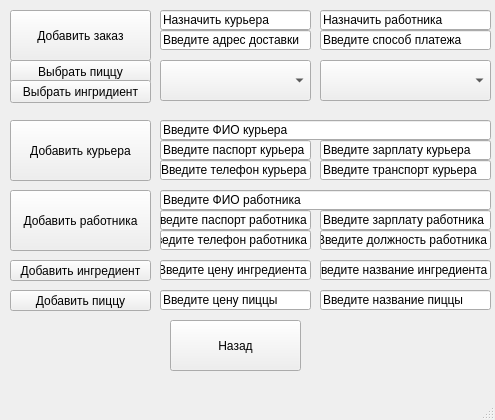
<?xml version="1.0" encoding="UTF-8"?>
<ui version="4.0">
 <class>AddWindow</class>
 <widget class="QMainWindow" name="AddWindow">
  <property name="geometry">
   <rect>
    <x>0</x>
    <y>0</y>
    <width>495</width>
    <height>420</height>
   </rect>
  </property>
  <property name="windowTitle">
   <string>MainWindow</string>
  </property>
  <widget class="QWidget" name="centralwidget">
   <widget class="QPushButton" name="pushButton">
    <property name="geometry">
     <rect>
      <x>10</x>
      <y>10</y>
      <width>141</width>
      <height>51</height>
     </rect>
    </property>
    <property name="text">
     <string>Добавить заказ</string>
    </property>
   </widget>
   <widget class="QPushButton" name="pushButton_2">
    <property name="geometry">
     <rect>
      <x>10</x>
      <y>120</y>
      <width>141</width>
      <height>61</height>
     </rect>
    </property>
    <property name="text">
     <string>Добавить курьера</string>
    </property>
   </widget>
   <widget class="QPushButton" name="pushButton_3">
    <property name="geometry">
     <rect>
      <x>10</x>
      <y>190</y>
      <width>141</width>
      <height>61</height>
     </rect>
    </property>
    <property name="text">
     <string>Добавить работника</string>
    </property>
   </widget>
   <widget class="QPushButton" name="pushButton_4">
    <property name="geometry">
     <rect>
      <x>10</x>
      <y>260</y>
      <width>141</width>
      <height>21</height>
     </rect>
    </property>
    <property name="text">
     <string>Добавить ингредиент</string>
    </property>
   </widget>
   <widget class="QPushButton" name="pushButton_5">
    <property name="geometry">
     <rect>
      <x>10</x>
      <y>290</y>
      <width>141</width>
      <height>21</height>
     </rect>
    </property>
    <property name="text">
     <string>Добавить пиццу</string>
    </property>
   </widget>
   <widget class="QPushButton" name="pushButton_6">
    <property name="geometry">
     <rect>
      <x>170</x>
      <y>320</y>
      <width>131</width>
      <height>51</height>
     </rect>
    </property>
    <property name="text">
     <string>Назад</string>
    </property>
   </widget>
   <widget class="QLineEdit" name="lineEdit">
    <property name="geometry">
     <rect>
      <x>160</x>
      <y>140</y>
      <width>151</width>
      <height>20</height>
     </rect>
    </property>
    <property name="text">
     <string>Введите паспорт курьера</string>
    </property>
   </widget>
   <widget class="QLineEdit" name="lineEdit_2">
    <property name="geometry">
     <rect>
      <x>160</x>
      <y>160</y>
      <width>151</width>
      <height>20</height>
     </rect>
    </property>
    <property name="text">
     <string>Введите телефон курьера</string>
    </property>
   </widget>
   <widget class="QLineEdit" name="lineEdit_3">
    <property name="geometry">
     <rect>
      <x>320</x>
      <y>140</y>
      <width>171</width>
      <height>20</height>
     </rect>
    </property>
    <property name="text">
     <string>Введите зарплату курьера</string>
    </property>
   </widget>
   <widget class="QLineEdit" name="lineEdit_4">
    <property name="geometry">
     <rect>
      <x>320</x>
      <y>160</y>
      <width>171</width>
      <height>20</height>
     </rect>
    </property>
    <property name="text">
     <string>Введите транспорт курьера</string>
    </property>
   </widget>
   <widget class="QLineEdit" name="lineEdit_5">
    <property name="geometry">
     <rect>
      <x>160</x>
      <y>120</y>
      <width>331</width>
      <height>20</height>
     </rect>
    </property>
    <property name="text">
     <string>Введите ФИО курьера</string>
    </property>
   </widget>
   <widget class="QLineEdit" name="lineEdit_6">
    <property name="geometry">
     <rect>
      <x>160</x>
      <y>210</y>
      <width>151</width>
      <height>20</height>
     </rect>
    </property>
    <property name="text">
     <string>Введите паспорт работника</string>
    </property>
   </widget>
   <widget class="QLineEdit" name="lineEdit_7">
    <property name="geometry">
     <rect>
      <x>320</x>
      <y>230</y>
      <width>171</width>
      <height>20</height>
     </rect>
    </property>
    <property name="text">
     <string>Введите должность работника</string>
    </property>
   </widget>
   <widget class="QLineEdit" name="lineEdit_8">
    <property name="geometry">
     <rect>
      <x>160</x>
      <y>230</y>
      <width>151</width>
      <height>20</height>
     </rect>
    </property>
    <property name="text">
     <string>Введите телефон работника</string>
    </property>
   </widget>
   <widget class="QLineEdit" name="lineEdit_9">
    <property name="geometry">
     <rect>
      <x>160</x>
      <y>190</y>
      <width>331</width>
      <height>20</height>
     </rect>
    </property>
    <property name="text">
     <string>Введите ФИО работника</string>
    </property>
   </widget>
   <widget class="QLineEdit" name="lineEdit_10">
    <property name="geometry">
     <rect>
      <x>320</x>
      <y>210</y>
      <width>171</width>
      <height>20</height>
     </rect>
    </property>
    <property name="text">
     <string>Введите зарплату работника</string>
    </property>
   </widget>
   <widget class="QLineEdit" name="lineEdit_11">
    <property name="geometry">
     <rect>
      <x>160</x>
      <y>260</y>
      <width>151</width>
      <height>20</height>
     </rect>
    </property>
    <property name="text">
     <string>Введите цену ингредиента</string>
    </property>
   </widget>
   <widget class="QLineEdit" name="lineEdit_12">
    <property name="geometry">
     <rect>
      <x>320</x>
      <y>260</y>
      <width>171</width>
      <height>20</height>
     </rect>
    </property>
    <property name="text">
     <string>Введите название ингредиента</string>
    </property>
   </widget>
   <widget class="QLineEdit" name="lineEdit_13">
    <property name="geometry">
     <rect>
      <x>320</x>
      <y>290</y>
      <width>171</width>
      <height>20</height>
     </rect>
    </property>
    <property name="text">
     <string>Введите название пиццы</string>
    </property>
   </widget>
   <widget class="QLineEdit" name="lineEdit_14">
    <property name="geometry">
     <rect>
      <x>160</x>
      <y>290</y>
      <width>151</width>
      <height>20</height>
     </rect>
    </property>
    <property name="text">
     <string>Введите цену пиццы</string>
    </property>
   </widget>
   <widget class="QLineEdit" name="lineEdit_15">
    <property name="geometry">
     <rect>
      <x>160</x>
      <y>10</y>
      <width>151</width>
      <height>20</height>
     </rect>
    </property>
    <property name="text">
     <string>Назначить курьера</string>
    </property>
   </widget>
   <widget class="QLineEdit" name="lineEdit_16">
    <property name="geometry">
     <rect>
      <x>320</x>
      <y>30</y>
      <width>171</width>
      <height>20</height>
     </rect>
    </property>
    <property name="text">
     <string>Введите способ платежа</string>
    </property>
   </widget>
   <widget class="QLineEdit" name="lineEdit_17">
    <property name="geometry">
     <rect>
      <x>160</x>
      <y>30</y>
      <width>151</width>
      <height>20</height>
     </rect>
    </property>
    <property name="text">
     <string>Введите адрес доставки</string>
    </property>
   </widget>
   <widget class="QLineEdit" name="lineEdit_19">
    <property name="geometry">
     <rect>
      <x>320</x>
      <y>10</y>
      <width>171</width>
      <height>20</height>
     </rect>
    </property>
    <property name="text">
     <string>Назначить работника</string>
    </property>
   </widget>
   <widget class="QComboBox" name="comboBox">
    <property name="geometry">
     <rect>
      <x>160</x>
      <y>60</y>
      <width>151</width>
      <height>41</height>
     </rect>
    </property>
   </widget>
   <widget class="QComboBox" name="comboBox_2">
    <property name="geometry">
     <rect>
      <x>320</x>
      <y>60</y>
      <width>171</width>
      <height>41</height>
     </rect>
    </property>
   </widget>
   <widget class="QPushButton" name="pushButton_7">
    <property name="geometry">
     <rect>
      <x>10</x>
      <y>60</y>
      <width>141</width>
      <height>23</height>
     </rect>
    </property>
    <property name="text">
     <string>Выбрать пиццу</string>
    </property>
   </widget>
   <widget class="QPushButton" name="pushButton_8">
    <property name="geometry">
     <rect>
      <x>10</x>
      <y>80</y>
      <width>141</width>
      <height>23</height>
     </rect>
    </property>
    <property name="text">
     <string>Выбрать ингридиент</string>
    </property>
   </widget>
  </widget>
  <widget class="QMenuBar" name="menubar">
   <property name="geometry">
    <rect>
     <x>0</x>
     <y>0</y>
     <width>495</width>
     <height>21</height>
    </rect>
   </property>
  </widget>
  <widget class="QStatusBar" name="statusbar"/>
 </widget>
 <resources/>
 <connections/>
</ui>
